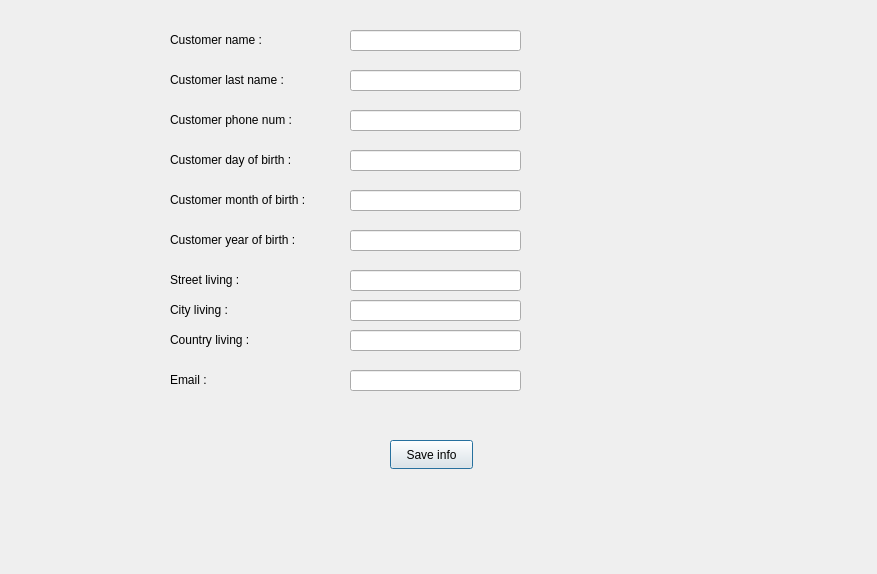
<?xml version="1.0" encoding="UTF-8"?>
<ui version="4.0">
 <class>AddCustomerForm</class>
 <widget class="QDialog" name="AddCustomerForm">
  <property name="geometry">
   <rect>
    <x>0</x>
    <y>0</y>
    <width>877</width>
    <height>574</height>
   </rect>
  </property>
  <property name="windowTitle">
   <string>Dialog</string>
  </property>
  <widget class="QLineEdit" name="nameLineEdit">
   <property name="geometry">
    <rect>
     <x>350</x>
     <y>30</y>
     <width>171</width>
     <height>21</height>
    </rect>
   </property>
  </widget>
  <widget class="QLabel" name="label">
   <property name="geometry">
    <rect>
     <x>170</x>
     <y>30</y>
     <width>151</width>
     <height>20</height>
    </rect>
   </property>
   <property name="text">
    <string>Customer name : </string>
   </property>
  </widget>
  <widget class="QLabel" name="label_2">
   <property name="geometry">
    <rect>
     <x>170</x>
     <y>70</y>
     <width>151</width>
     <height>20</height>
    </rect>
   </property>
   <property name="text">
    <string>Customer last name : </string>
   </property>
  </widget>
  <widget class="QLineEdit" name="lastnameLineEdit">
   <property name="geometry">
    <rect>
     <x>350</x>
     <y>70</y>
     <width>171</width>
     <height>21</height>
    </rect>
   </property>
  </widget>
  <widget class="QLineEdit" name="emailLineEdit">
   <property name="geometry">
    <rect>
     <x>350</x>
     <y>370</y>
     <width>171</width>
     <height>21</height>
    </rect>
   </property>
  </widget>
  <widget class="QLineEdit" name="yearLineEdit">
   <property name="geometry">
    <rect>
     <x>350</x>
     <y>230</y>
     <width>171</width>
     <height>21</height>
    </rect>
   </property>
  </widget>
  <widget class="QLineEdit" name="monthLineEdit">
   <property name="geometry">
    <rect>
     <x>350</x>
     <y>190</y>
     <width>171</width>
     <height>21</height>
    </rect>
   </property>
  </widget>
  <widget class="QLineEdit" name="dayLineEdit">
   <property name="geometry">
    <rect>
     <x>350</x>
     <y>150</y>
     <width>171</width>
     <height>21</height>
    </rect>
   </property>
  </widget>
  <widget class="QLineEdit" name="streetLineEdit">
   <property name="geometry">
    <rect>
     <x>350</x>
     <y>270</y>
     <width>171</width>
     <height>21</height>
    </rect>
   </property>
  </widget>
  <widget class="QLineEdit" name="cityLineEdit">
   <property name="geometry">
    <rect>
     <x>350</x>
     <y>300</y>
     <width>171</width>
     <height>21</height>
    </rect>
   </property>
  </widget>
  <widget class="QLineEdit" name="countryLineEdit">
   <property name="geometry">
    <rect>
     <x>350</x>
     <y>330</y>
     <width>171</width>
     <height>21</height>
    </rect>
   </property>
  </widget>
  <widget class="QLineEdit" name="phoneLineEdit">
   <property name="geometry">
    <rect>
     <x>350</x>
     <y>110</y>
     <width>171</width>
     <height>21</height>
    </rect>
   </property>
  </widget>
  <widget class="QLabel" name="label_3">
   <property name="geometry">
    <rect>
     <x>170</x>
     <y>110</y>
     <width>151</width>
     <height>20</height>
    </rect>
   </property>
   <property name="text">
    <string>Customer phone num : </string>
   </property>
  </widget>
  <widget class="QLabel" name="label_4">
   <property name="geometry">
    <rect>
     <x>170</x>
     <y>150</y>
     <width>161</width>
     <height>20</height>
    </rect>
   </property>
   <property name="text">
    <string>Customer day of birth : </string>
   </property>
  </widget>
  <widget class="QLabel" name="label_5">
   <property name="geometry">
    <rect>
     <x>170</x>
     <y>190</y>
     <width>181</width>
     <height>20</height>
    </rect>
   </property>
   <property name="text">
    <string>Customer month of birth : </string>
   </property>
  </widget>
  <widget class="QLabel" name="label_6">
   <property name="geometry">
    <rect>
     <x>170</x>
     <y>230</y>
     <width>171</width>
     <height>20</height>
    </rect>
   </property>
   <property name="text">
    <string>Customer year of birth : </string>
   </property>
  </widget>
  <widget class="QLabel" name="label_7">
   <property name="geometry">
    <rect>
     <x>170</x>
     <y>270</y>
     <width>161</width>
     <height>20</height>
    </rect>
   </property>
   <property name="text">
    <string>Street living : </string>
   </property>
  </widget>
  <widget class="QLabel" name="label_8">
   <property name="geometry">
    <rect>
     <x>170</x>
     <y>300</y>
     <width>161</width>
     <height>20</height>
    </rect>
   </property>
   <property name="text">
    <string>City living : </string>
   </property>
  </widget>
  <widget class="QLabel" name="label_9">
   <property name="geometry">
    <rect>
     <x>170</x>
     <y>330</y>
     <width>151</width>
     <height>20</height>
    </rect>
   </property>
   <property name="text">
    <string>Country living : </string>
   </property>
  </widget>
  <widget class="QLabel" name="label_10">
   <property name="geometry">
    <rect>
     <x>170</x>
     <y>370</y>
     <width>121</width>
     <height>20</height>
    </rect>
   </property>
   <property name="text">
    <string>Email : </string>
   </property>
  </widget>
  <widget class="QPushButton" name="saveButton">
   <property name="geometry">
    <rect>
     <x>390</x>
     <y>440</y>
     <width>83</width>
     <height>29</height>
    </rect>
   </property>
   <property name="text">
    <string>Save info</string>
   </property>
  </widget>
 </widget>
 <resources/>
 <connections/>
</ui>
